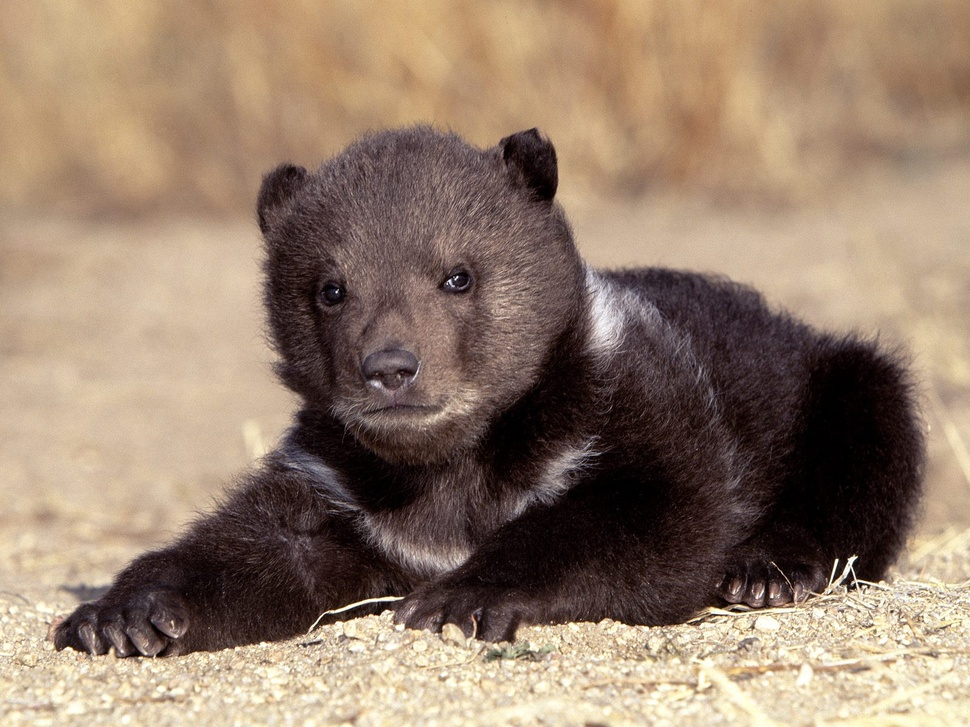
#> input picture Project/Baby-Bear-wallpaper-477797893.jpg, 970 x 727 px, shrunk from 1600 x 1200 before the run
$ jupyter execute picture.ipynb
#> lines starting #> are read from the running program, lines starting #| are printed output that depends on the picture
[cell 1]
import cv2
import json
import numpy as np

# Load the image
image = cv2.imread('Baby-Bear-wallpaper-477797893.jpg')
#> image is the input picture: shape (727, 970, 3); mean B, G, R 107.9, 126.4, 148.5

# Convert to grayscale
gray = cv2.cvtColor(image, cv2.COLOR_BGR2GRAY)
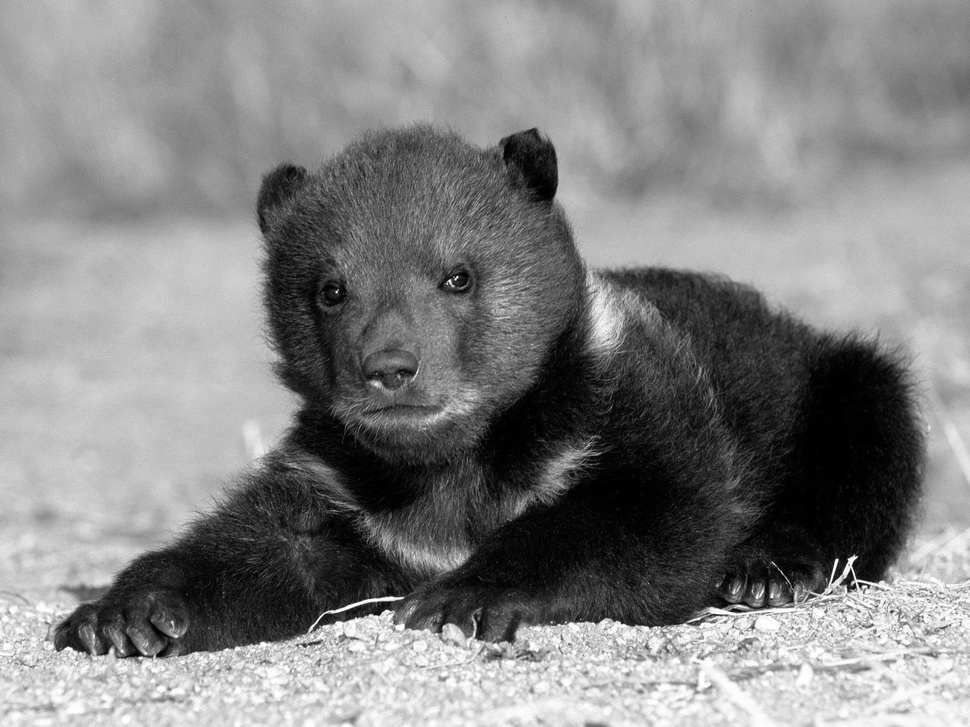
#> gray: shape (727, 970); min 0, max 255, mean 130.9

# Apply Canny edge detection
edges = cv2.Canny(gray, threshold1=30, threshold2=100)
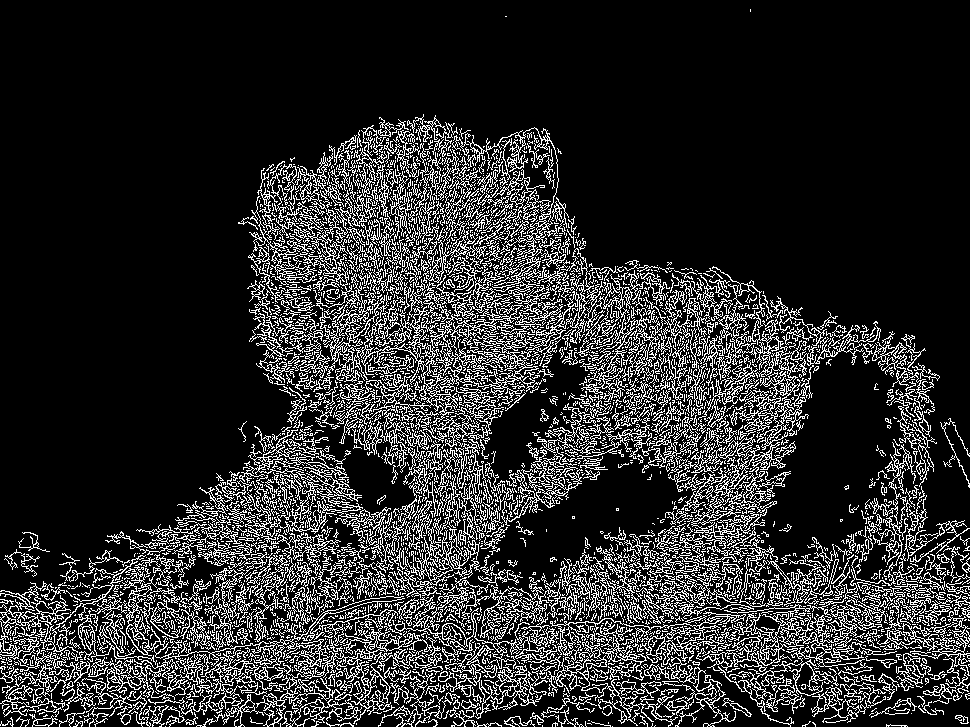
#> edges: shape (727, 970); 17.2% white in thin lines or dots

# Find coordinates of the edges
points = np.column_stack(np.where(edges > 0))
#> points = 121184 pairs, first value 9 to 726, second value 0 to 969

# Limit the number of points to a maximum of 1000
max_points = 1000
if points.shape[0] > max_points:
    # Randomly select 1000 points
    indices = np.random.choice(points.shape[0], max_points, replace=False)
    points = points[indices]
#> points = 1000 pairs, first value 118 to 725, second value 7 to 967

# Get image dimensions
height, width = gray.shape
#> height = 727; width = 970

# Scale points to range 0-1 and add Z coordinate as 0
scaled_points = [(x/width, y/height, 0) for y, x in points]
#> scaled_points = 1000 items, first 6: (0.0155, 0.941, 0), (0.611, 0.484, 0), (0.28, 0.257, 0), (0.739, 0.699, 0), (0.387, 0.274, 0), (0.505, 0.798, 0)

# Convert to JSON format
json_data = json.dumps({"points": scaled_points})

# Save to a JSON file
with open('bear_points.json', 'w') as json_file:
    json_file.write(json_data)
